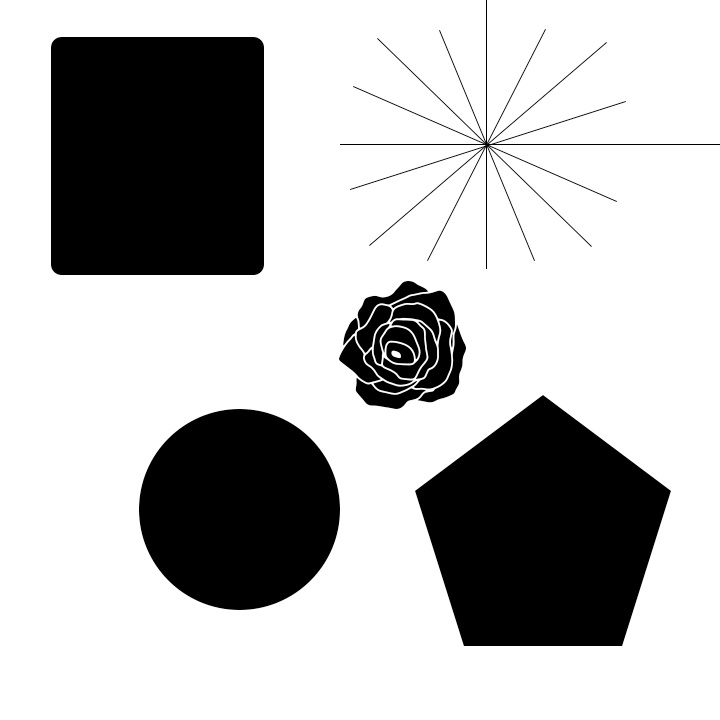
#> input picture Original Test Image1.jpg, 720 x 720 px, given in place of test7.jpg, which was not available
$ python main.py
#> lines starting #> are read from the running program, lines starting #| are printed output that depends on the picture; after the words box and inside, x2 and y2 are one past the last pixel; in counts of white or black regions, pixels touching at a corner belong together; pictures that were not available may be replaced by others from this repository, and a replacement may not be noted
#> further down, image is the input picture: shape (720, 720); min 0, max 255, mean 186.8
import numpy as np
import cv2


def line_detection(image, threshold):
    # Horizontal line detection mask
#> called with threshold = 127
    mask_hori = np.array([
        [-1, -1, -1],
        [2, 2, 2],
        [-1, -1, -1]])
    # Vertical line detection mask
    mask_vert = np.array([
        [-1, 2, -1],
        [-1, 2, -1],
        [-1, 2, -1]])
    # plus 45 degrees line detection mask
    mask_p45 = np.array([
        [-1, -1, 2],
        [-1, 2, -1],
        [2, -1, -1]])
    # minus 45 degrees line detection mask
    mask_m45 = np.array([
        [2, -1, -1],
        [-1, 2, -1],
        [-1, -1, 2]])

    m, n = image.shape # gets the image dimensions
#> m = 720; n = 720
    R = np.zeros((m, n)) # allocates space for the new response image

    for i in range(1, m - 1):  # loops through image x-axis position(i, j) is the middle element of the mask
        for j in range(1, n - 1):
            img=image[i - 1:i + 2, j - 1:j + 2] # saves the values of the respective pixels underneath the mask

            temp1 = mask_hori * img  # multiply the mask values by their respective pixel values
            temp2 = mask_vert * img
            temp3 = mask_p45 * img
            temp4 = mask_m45 * img

            # Response is given by the sum of all the weighted pixel responses
            R[i, j] = temp1.sum()+temp2.sum()+temp3.sum()+temp4.sum()
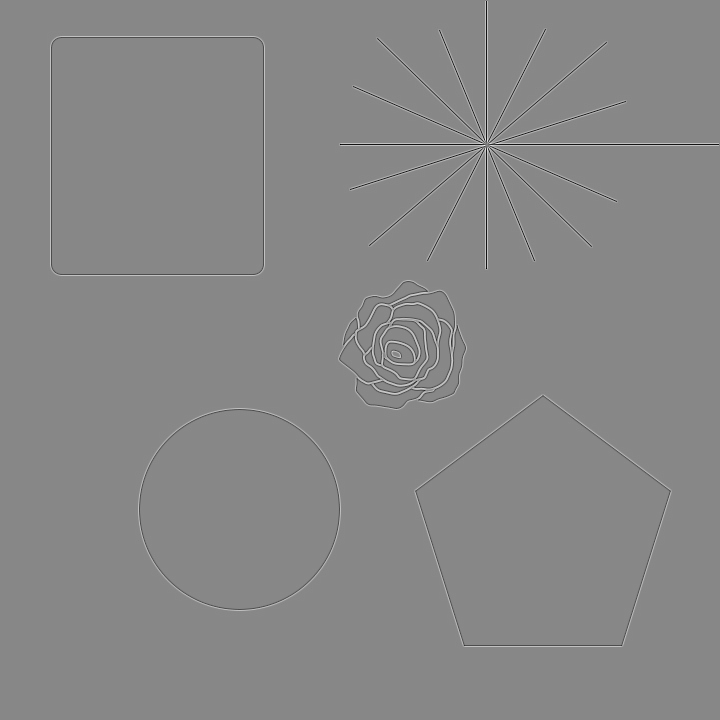
#> R: shape (720, 720) float64; min -1783, max 1563, mean 0; drawn with min black and max white

    for i in range(m):  # applies the pixel response threshold to the resulting image.
        for j in range(n):
            if R[i, j] > threshold:  # if the response is above the threshold then the value is changed to 255
                R[i, j] = 255
            else: # if the response is below the threshold then the value is changed to 0
                R[i, j] = 0
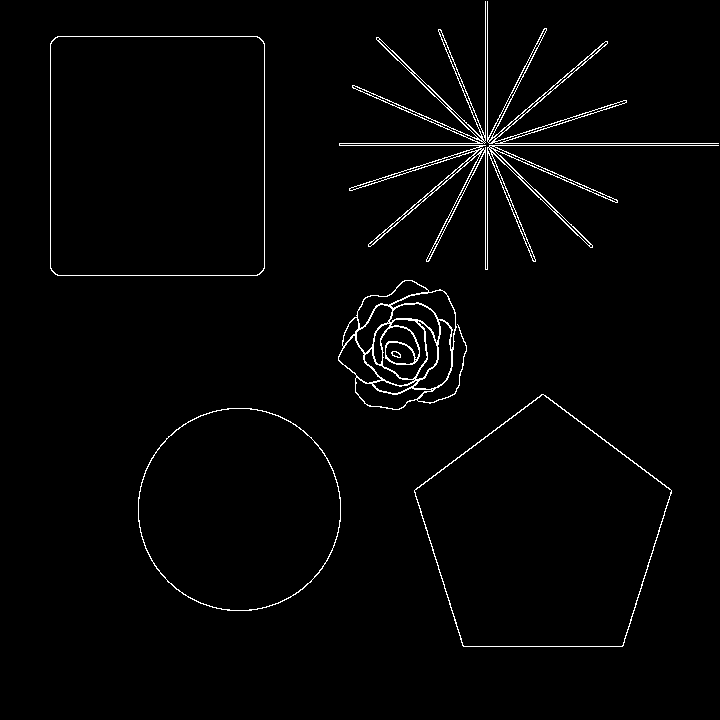
#> R: shape (720, 720) float64; 1.9% white in thin lines or dots, all inside (x1, y1, x2, y2) = (50, 1, 719, 647)

    return R


if __name__ == '__main__':

    image = cv2.imread('C:\workspaces/PhotogrammetryWorkspace/test7.jpg', 0) # loads the image using opencv

    image = cv2.resize(image, (720, 720))  # resizes the image using opencv to reduce processing
    cv2.imshow('Original Test Image', image)  # shows the original image post processing
    cv2.imwrite('Original Test Image3.jpg', image)  # writes to file the original image post processing

    threshold = 127  # sets the pixel response threshold
    detected_image = line_detection(image, threshold)  # function call

    cv2.imshow('Line detection result', detected_image) # shows the result of the line detection
    cv2.imwrite('Line detection result test3.jpg', detected_image) # writes to file the result of the line detection

    if cv2.waitKey(0) & 0xFF == 27:  # shows the images until a keyboard input is given
#> (key Esc is pressed here)
        cv2.destroyAllWindows()

$ run again, on Original Test Image2.jpg
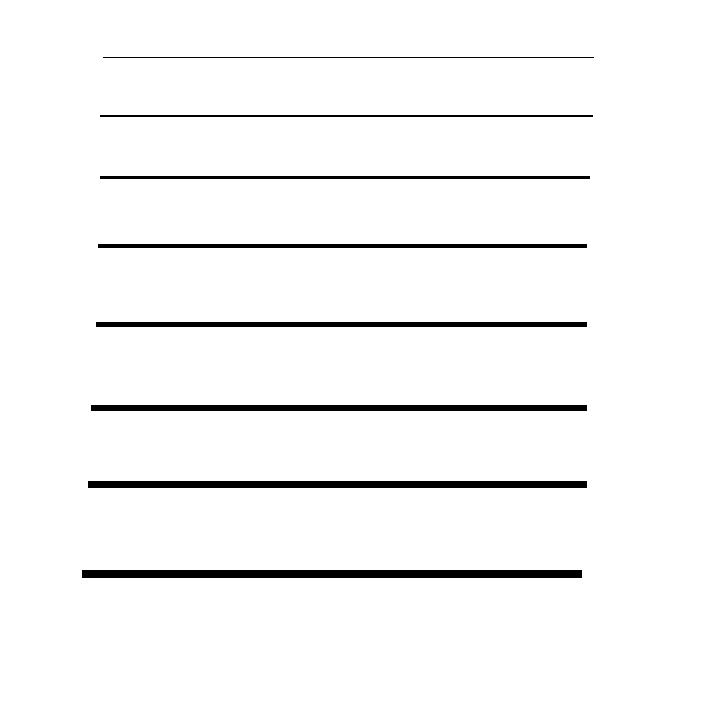
#> input picture Original Test Image2.jpg, 720 x 720 px, given in place of test7.jpg, which was not available
#> image is the input picture: shape (720, 720); min 0, max 255, mean 246.2
#> after the loop in line_detection, `for i in range(1, m - 1):`:
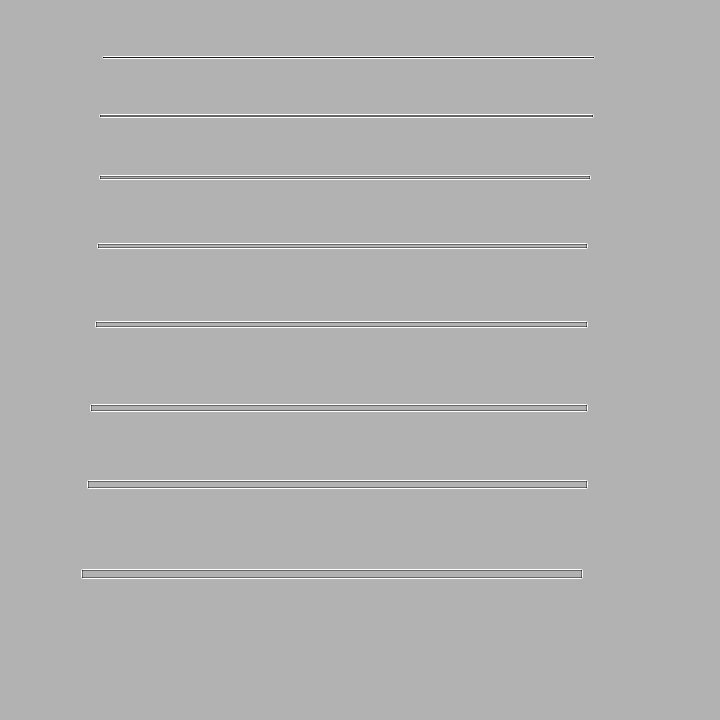
#> R: shape (720, 720) float64; min -1784, max 771, mean 0; drawn with min black and max white
#> after the loop in line_detection, `for i in range(m):`:
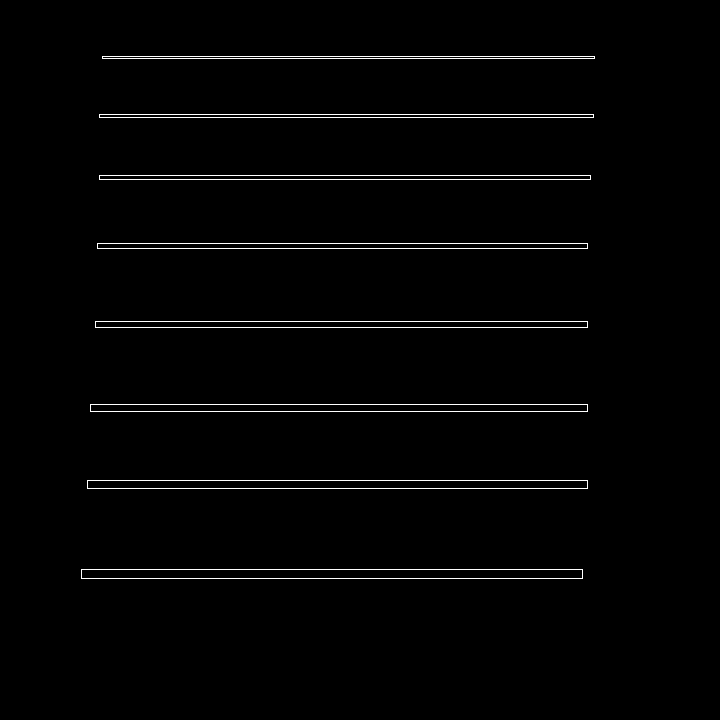
#> R: shape (720, 720) float64; 1.5% white in thin lines or dots, all inside (x1, y1, x2, y2) = (81, 56, 595, 579)
